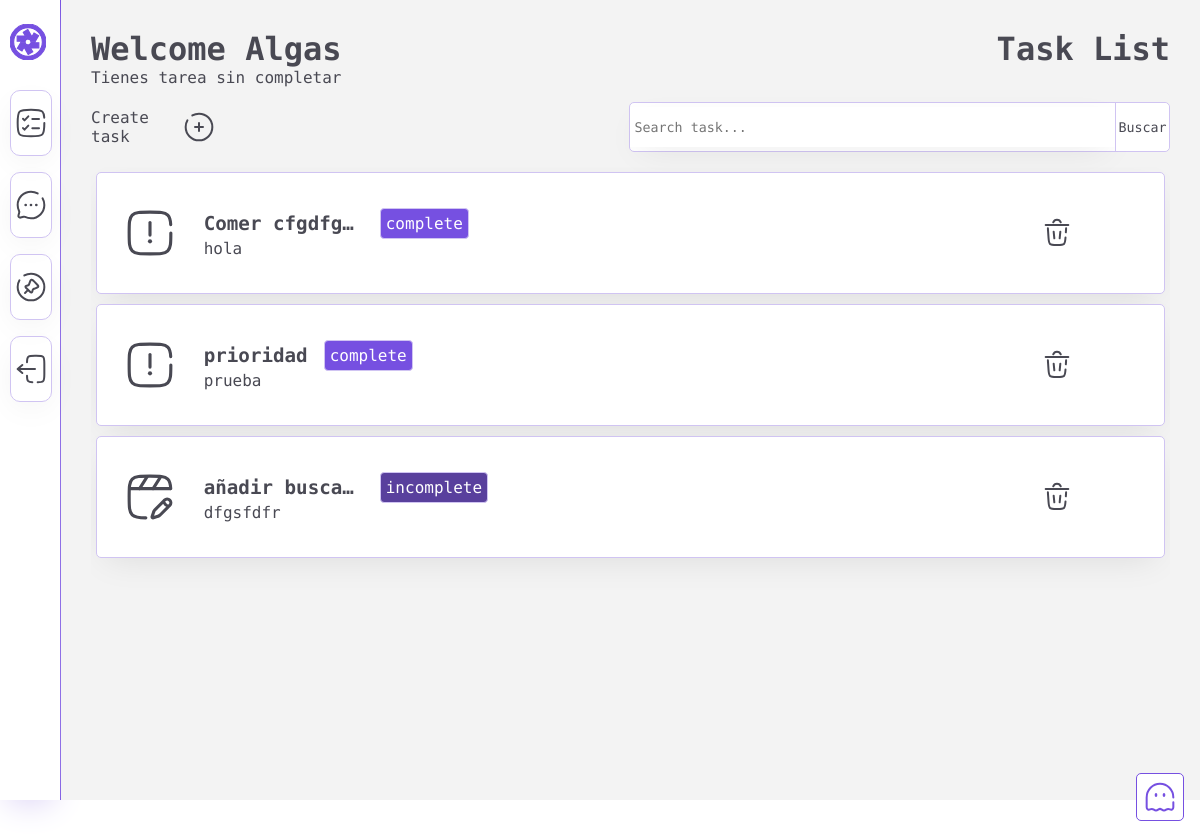
The app's page / (signed in), older data.
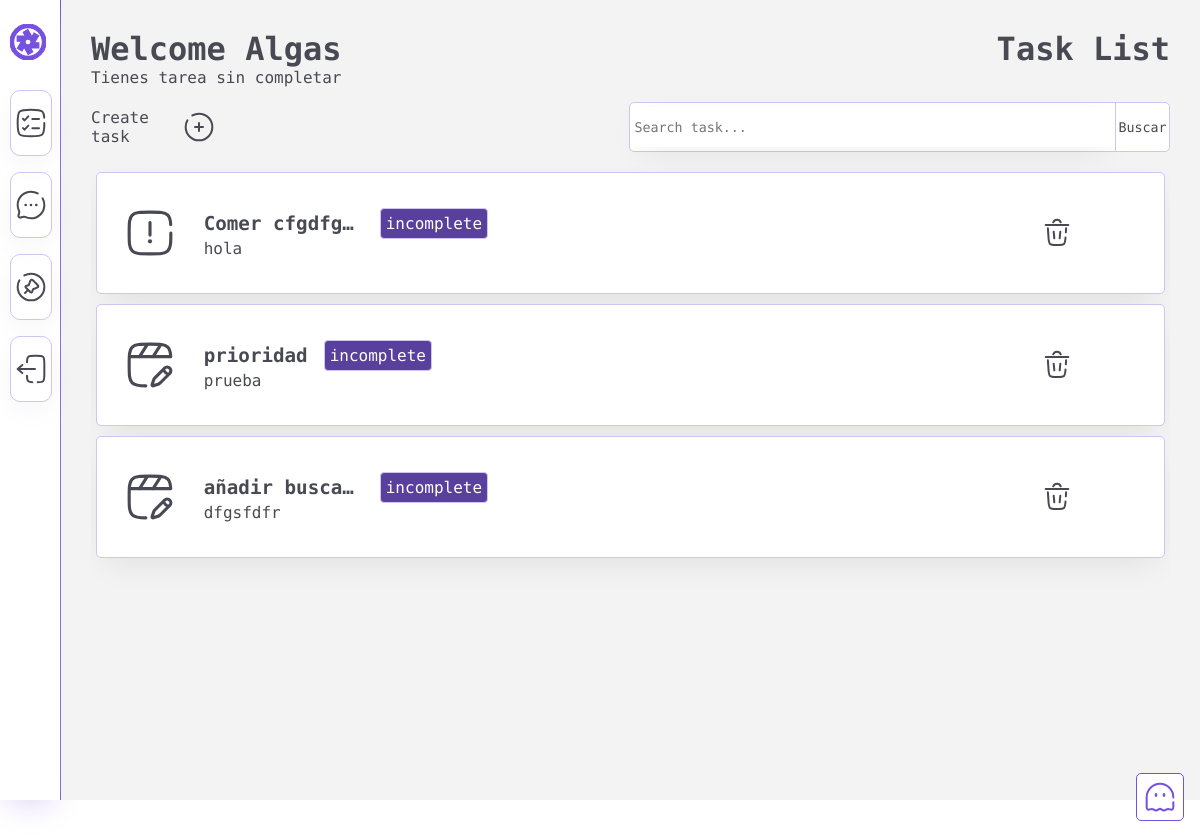
The same page, newer data.
### taskmanager/models.py (models this page shows, shortened)
class Task(models.Model):
    user = models.ForeignKey(User,
                             on_delete=models.CASCADE,
                                null=True,
                                blank=True)
    subject = models.CharField(max_length=100)
    description = models.CharField(max_length=200)
    completed= models.BooleanField(default=False)
    priority= models.BooleanField(default=False)
    class Meta:
        ordering=['completed']

### taskmanager/views.py (the view)
# urls.py: path("", views.index, name="index"),
@login_required
def index(request):
    user_tasks = Task.objects.filter(user=request.user)
    db_data = Task.objects.all()
    context = {
        "db_data": user_tasks[::-1],
        "update": None
    }
    return render(request, "TaskManager/index.html", context)

### Templates/TaskManager/index.html (shortened to what this page needs)
{% extends 'Layout/layout.html'%} {% block content %}
{% load static %}
<section class="container">
    <div class="containerPage">
        <div class="homeTop">
            <div class="homeWelcome">
                <div class="welcome">
                    <h1>Welcome {{ request.user|title }}</h1>
                    <p>Tienes {{ count }} tarea{{ count|pluralize }} sin completar</p>
                </div>
                <h1>Task List</h1>
            </div>
            <form method="get" action="{% url 'search' %}">
                <div class="containerAdd">
                    <label>Create task</label>
                    <button class="addTask mas-button" type="button">
                        <img class="icon-svg" src='{% static "img/add.svg" %}' alt="">
                    </button>
                </div>
                <div class="containerSearch">
                    <input class="inputSearch" type="text" name="query" placeholder="Search task..."/>
                    <button type="submit">Buscar</button>
                </div>
            </form>
        </div>
        <section class="taskContainer">
            {% for data in db_data %}
            <article>
                <a href="{% url 'update_form' data.id %}" class="containerArticle">
                    <div class="iconArticle">
                        {% if data.priority %}
                        <img width="50px" height="50px" src='{% static "img/priority.svg" %}' alt="">
                        {% else %}
                        <img width="50px" height="50px" src='{% static "img/notpriority.svg" %}' alt="">
                        {% endif %}
                    </div>
                    <div class="titleDescriptionArticle">
                        <div class="titleState">
                            <div class="title">
                                <h5>{{ data.subject }}</h5>
                            </div>
                            <div class="state">
                                {% if data.completed %}
                                <p class="complete">complete</p>
                                {% else %}
                                <p class="incomplete">incomplete</p>
                                {% endif %}
                            </div>
                        </div>
                        <div class="description">
                            <p>{{ data.description }}</p>
                        </div>
                    </div>
                </a>
                <div class="btnsArticle">
                    <a href="{% url 'delete' data.id %}"><img class="icon-svg" src='{% static "img/delete.svg" %}' alt=""></a>
                </div>
            </article>
            {% endfor %}
        </section>
        <button class="btnChatBot" type="button" name="m1234" id="m1234">
            <img class="icon-svg" src='{% static "img/ghost-out.svg" %}' alt="">
        </button>
    </div>
</section>
{% endblock content %}

### Templates/Layout/layout.html (shortened to what this page needs)
{% load static %}
<html lang="en">
<head>
    <link rel="stylesheet" href="{% static 'css/layout.css' %}"/>
</head>
<body>
<nav>
    <div class="containerbtns">
        <div class="containerLogo">
            <img class="icono" src='{% static "img/logo.svg" %}'/>
        </div>
        <section>
            <a href="{% url 'index' %}" class="btnNav">
                <div class="containerNavIcon">
                    <img class="icon-svg" src='{% static "img/todolist.svg" %}'/>
                </div>
            </a>
            <a href="{% url 'chat' %}" class="btnNav">
                <div class="containerNavIcon">
                  <img class="icon-svg" src='{% static "img/chat.svg" %}'/>
                </div>
            </a>
            <a href="{% url 'bulletinboard' %}" class="btnNav">
                <div class="containerNavIcon">
                    <img class="icon-svg" src='{% static "img/news.svg" %}'/>
                </div>
            </a>
            <a href="{% url 'logout' %}" class="btnNav btnLogout">
                <div class="containerNavIcon">
                     <img class="icon-svg" src='{% static "img/logout.svg" %}'/>
                </div>
            </a>
        </section>
    </div>
</nav>
<main>
    {% block content %}
    {% endblock content %}
</main>
</body>
</html>

### static/css/layout.css (style rules this page uses)
* { scrollbar-width: auto; scrollbar-color: var(--morado) var(--fondo); }
:root { --morado: #7650e1; --morado-oscuro: #59409d; --morado-claro: #d0c4f2; --fondo: #f3f3f3; --blanco: #ffffff; --texto: #494953; --texto-oscuro: #1e1e22; }
* { margin: 0; padding: 0; }
body { box-sizing: border-box; display: flex; height: 100vh; overflow: hidden; width: 100vw; }
button { cursor: pointer; }
h1, h2, h3, h4, h5, h6, p, span, label, input, a, button, textarea { font-family: 'M PLUS 1 Code', monospace; color: var(--texto) }
main { height: 100vh; width: 100%; background-color: var(--fondo); }
.container { display: flex; flex-direction: column; width: 100%; height: 100vh; }
.icon-svg { width: 2rem; stroke: #7650e1; }

### static/css/home.css (style rules this page uses)
.containerPage { height: 100%; padding: 30px; }
.btnChatBot { position: absolute; bottom: 1rem; right: 1rem; appearance: none; -webkit-appearance: none; -moz-appearance: none; outline: none; width: 3rem; height: 3rem; background-color: #fff; border: 1px solid var(--morado); border-radius: 5px; cursor: pointer; transition: background-color 0.3s, border-color 0.3s; z-index: 1000; }

Row changes from the older to the newer data that the page shows:
changed Task "hola": completed "complete" → "incomplete"
changed Task "prioridad": priority: picture added; priority: picture removed; completed "complete" → "incomplete"
